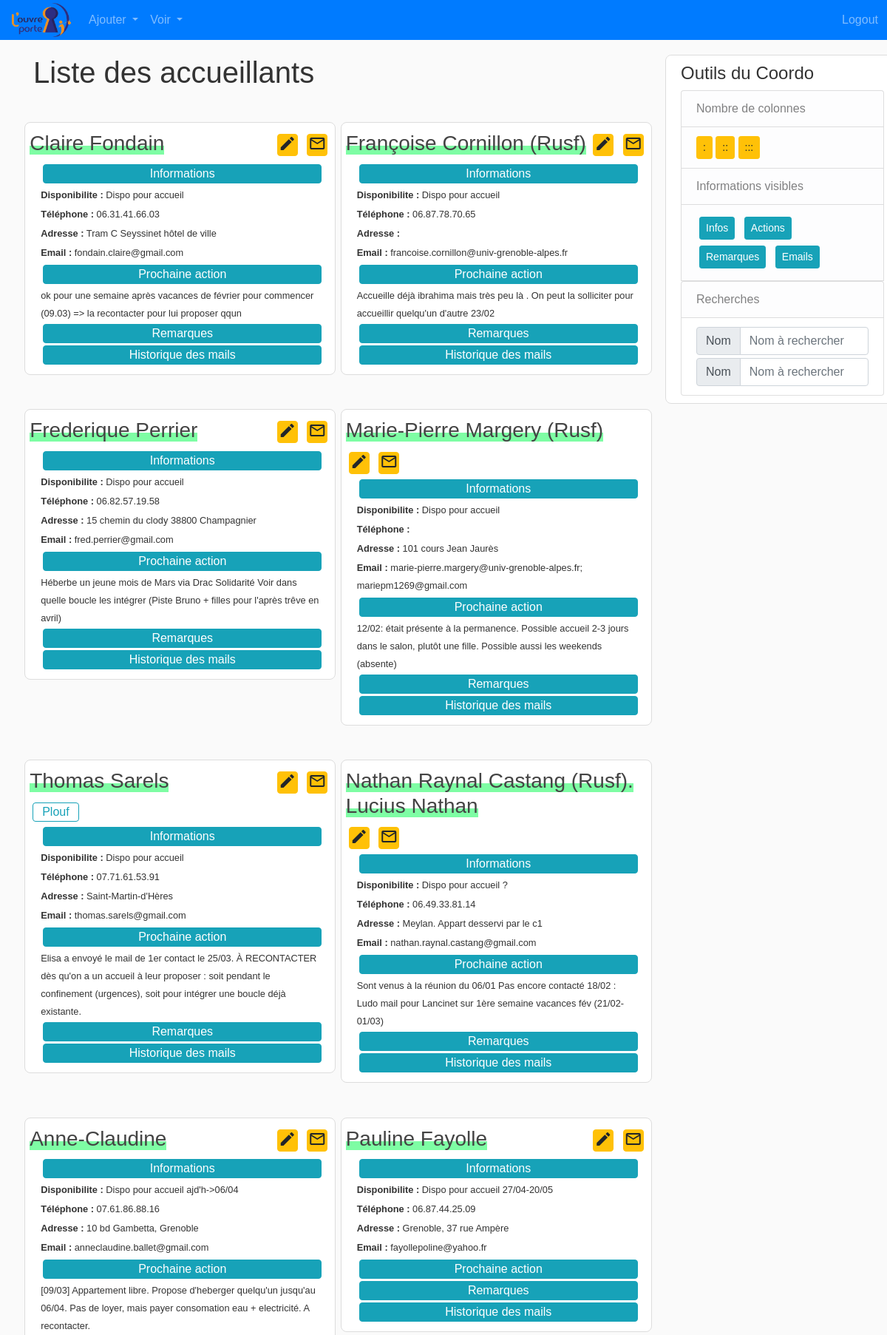
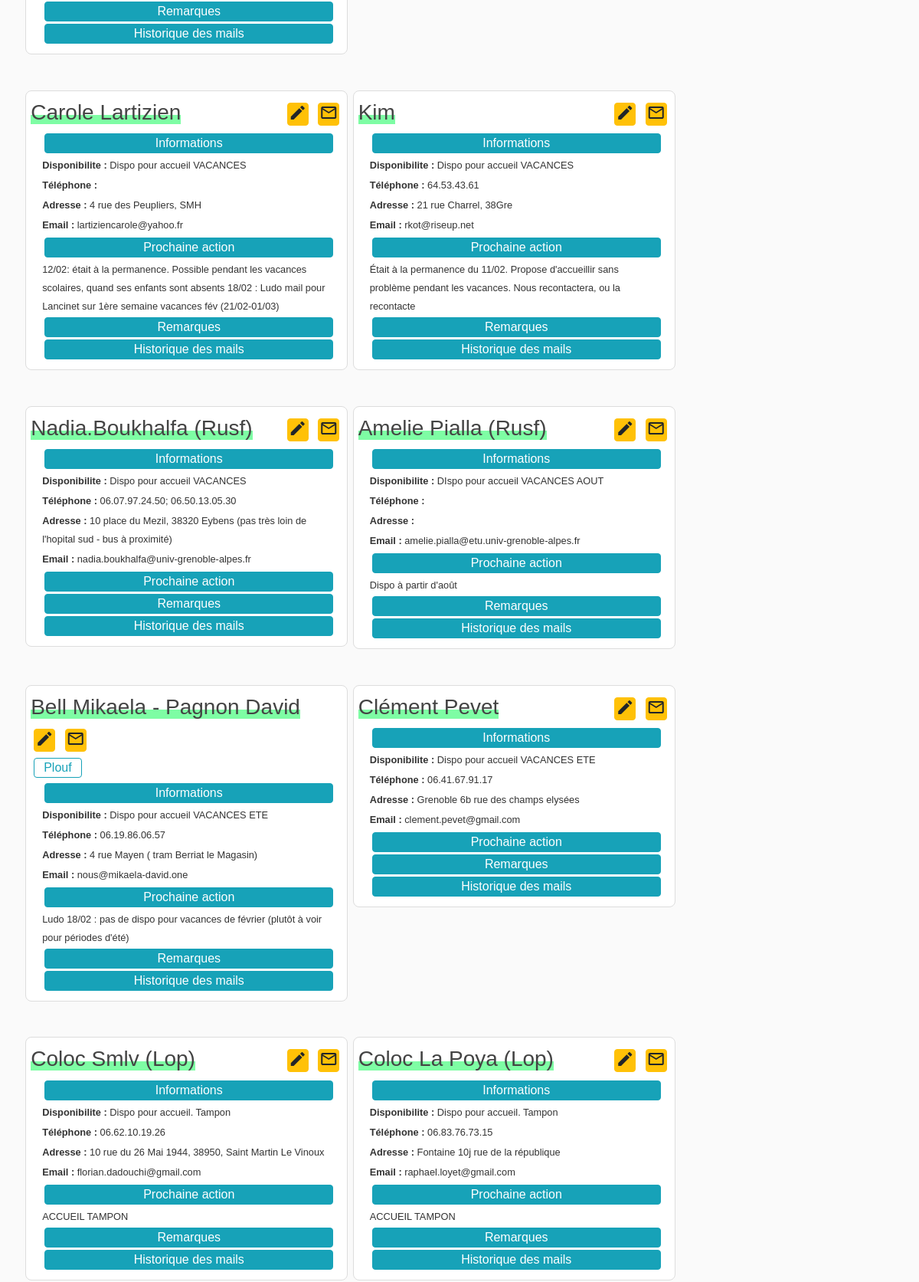
The page /liste_accueillants (signed in, upper part) on the database its author committed (2 pictures, top to bottom).
### flask_app/models.py (models this page shows, shortened)
class Accueillant(db.Model):
    __tablename__ = 'accueillants'
    id = db.Column(db.Integer, primary_key=True)
    disponibilite = db.Column(db.String(120), unique=False, nullable=True)
    nom = db.Column(db.String(120), unique=True, nullable=False)
    tel = db.Column(db.String(120), unique=False, nullable=True)
    adresse = db.Column(db.String(120), unique=False, nullable=True)
    email = db.Column(db.String(120), unique=False, nullable=True)
    next_action = db.Column(db.Text, unique=False, nullable=True)
    remarques = db.Column(db.Text, unique=False, nullable=True)
    accueillis = db.relationship("Accueilli",
                                 secondary='accueils',
                                 backref=db.backref('accueillants'))

class Accueilli(db.Model):
    __tablename__ = 'accueillis'
    id = db.Column(db.Integer, primary_key=True)
    nom = db.Column(db.String(120), unique=True, nullable=False)
    email = db.Column(db.String(120), unique=False, nullable=True)
    tel = db.Column(db.String(120), unique=False, nullable=True)
    remarques = db.Column(db.Text, unique=False, nullable=True)

### flask_app/accueillants/routes.py (the view)
@accueillants.route('/liste_accueillants')
@login_required
def liste_accueillants():
    liste_accueillants = Accueillant.query.all()
    dict_emails = get_conversations(Email_OP.query.distinct())
    return render_template('liste_accueillants.html',
                           accueillants=liste_accueillants,
                           emails=dict_emails,
                           title="Accueillants")

### flask_app/accueillants/utils_mailer.py (called while the page is built)
def get_conversations(mails_roundcube):
    liste_receivers_deep = [mail.to_ for mail in mails_roundcube]
    liste_receivers_flat = [
        receiver for tuple_ in liste_receivers_deep for receiver in tuple_]
    liste_emails = [mail.from_ for mail in mails_roundcube] + \
        liste_receivers_flat
    mail_Dict = {k: [mail for mail in mails_roundcube if (mail.from_ == k or k in mail.to_)]
                 for k in set(liste_emails)}
    mail_Dict_sorted = {k: sorted(v, key=lambda x: x.date_, reverse=True)
                        for k, v in mail_Dict.items()}
    return mail_Dict_sorted

### flask_app/models.py (called while the page is built)
@login_manager.user_loader
def load_coordinateur(coordo_id):
    return Coordinateur.query.get(int(coordo_id))

### flask_app/templates/liste_accueillants.html
{% extends "layout_logged_in.html" %}
{% block content %}
<h1>Liste des accueillants</h1>
<div class="gestion row">
    {% for accueillant in accueillants %}
    {% include 'accueillants.html' %}
    {% endfor %}
</div>
{% endblock content %}

### flask_app/templates/accueillants.html (shortened to what this page needs)
<div id="{{ accueillant.id }}" class="wrapper col-md-12 col-lg-6">
    <article class="media-custom content-section ">
        <div class="media-body">
            <div class="en-tete row">
                <h3 class="article-title "> <span class="title-custom"> {{ accueillant.nom }} </span> </h3>
                <div class="">
                    <a href="{{ url_for('accueillants.update_accueillant', acc_id=accueillant.id) }}"
                        class="btn btn-warning btn-custom m-1 py-0" role="button" style="font-size: 0.5em;"
                        aria-pressed="true">
                        <i class="material-icons orange600">edit</i>
                    </a>
                    <a href="{{ url_for('accueillants.email_accueillant', acc_id=accueillant.id) }}"
                        class="btn btn-warning btn-custom m-1 py-0" role="button" style="font-size: 0.5em;"
                        aria-pressed="true">
                        <i class="material-icons orange600 md-18">mail_outline</i>
                    </a>
                </div>
            </div>
            <div class="row">
                {% for a in accueillant.accueillis %}
                <button type="button" class="btn btn-outline-info btn-xs m-1 py-0">{{ a.nom }}</button>
                {% endfor%}
            </div>
            <div class="infos_accueillants">
                <button type="button" class="btn btn-info btn-block btn-collapse-custom" data-toggle="collapse"
                    data-target="#info-{{accueillant.id}}">Informations</button>
                <div id="info-{{accueillant.id}}" class="collapse show">
                    <div class="row">
                        <p class="p-custom col-lg-12"><small> <b>Disponibilite :</b>
                                {{ accueillant.disponibilite }}</small></p>
                        <p class="p-custom col-lg-12"><small> <b>Téléphone :</b> {{ accueillant.tel }}</small></p>
                        <p class="p-custom col-lg-12"><small> <b>Adresse :</b> {{ accueillant.adresse }} </small>
                        </p>
                        <p class="p-custom col-lg-12"><small> <b>Email :</b> {{ accueillant.email }}</small></p>
                    </div>
                </div>
            </div>
            <div class="infos_actions">
                <button type="button" class="btn btn-info btn-block btn-collapse-custom" data-toggle="collapse"
                    data-target="#action-{{accueillant.id}}">Prochaine action</button>
                <div id="action-{{accueillant.id}}" class="collapse show">
                    <small>{{ accueillant.next_action }}</small>
                </div>
            </div>
            <div class="infos_remarques">
                <button type="button" class="btn btn-info btn-block btn-collapse-custom" data-toggle="collapse"
                    data-target="#remarque-{{accueillant.id}}">Remarques</button>
            </div>
            <div class="infos_mails">
                <button type="button" class="btn btn-info btn-block btn-collapse-custom" data-toggle="collapse"
                    data-target="#emails-{{accueillant.id}}">Historique des mails</button>
                </div>
            </div>
    </article>
</div>

### flask_app/static/main.css (style rules this page uses)
body { background: #fafafa; color: #333333; font-family: Verdana, Geneva, sans-serif !important; }
h1 { margin-top: 20px; margin-bottom: 20px; }
.content-section { background: #ffffff; border-radius: 8px; border: 1px solid #dddddd; padding: 10px 20px; margin-bottom: 20px; margin-top: 20px; }
.article-title { color: #444444; }
.title-custom { background-image: linear-gradient(#fff 60%, #00fb4b81 55%); }
.btn-collapse-custom { margin: 3px; padding: 0; }
.p-custom { margin-bottom: 2px; }
.media-body { margin: 1px; }
.wrapper { padding: 0.2rem; }
.en-tete { display: flex; justify-content: space-between; align-items: flex-start; }
.btn-custom { width: 1.75rem; padding: 1px; }

### rows shown on the page
Accueillant: nom "Claire Fondain", disponibilite "Dispo pour accueil", tel "06.31.41.66.03", adresse "Tram C Seyssinet hôtel de ville", email "fondain.claire@gmail.com", next_action "ok pour une semaine après vacances de février pour commencer (09.03) => la recontacter pour lui proposer qqun"
Accueillant: nom "Françoise Cornillon (Rusf)", disponibilite "Dispo pour accueil", tel "06.87.78.70.65", email "francoise.cornillon@univ-grenoble-alpes.fr", next_action "Accueille déjà ibrahima mais très peu là . On peut la solliciter pour accueillir quelqu'un d'autre 23/02"
Accueillant: nom "Frederique Perrier", disponibilite "Dispo pour accueil", tel "06.82.57.19.58", adresse "15 chemin du clody 38800 Champagnier", email "fred.perrier@gmail.com", next_action "Héberbe un jeune mois de Mars via Drac Solidarité Voir dans quelle boucle les intégrer (Piste Bruno + filles pour l'après trêve en avril)"
Accueillant: nom "Marie-Pierre Margery (Rusf)", disponibilite "Dispo pour accueil", adresse "101 cours Jean Jaurès", email "marie-pierre.margery@univ-grenoble-alpes.fr; mariepm1269@gmail.com", next_action "12/02: était présente à la permanence. Possible accueil 2-3 jours dans le salon, plutôt une fille. Possible aussi les weekends (absente)"
Accueillant: nom "Thomas Sarels", disponibilite "Dispo pour accueil", tel "07.71.61.53.91", adresse "Saint-Martin-d'Hères", email "thomas.sarels@gmail.com", next_action "Elisa a envoyé le mail de 1er contact le 25/03. À RECONTACTER dès qu'on a un accueil à leur proposer : soit pendant le confinement (urgences), soit pour intégrer une boucle déjà existante."
Accueilli: nom "Plouf"
Accueillant: nom "Nathan Raynal Castang (Rusf). Lucius Nathan", disponibilite "Dispo pour accueil ?", tel "06.49.33.81.14", adresse "Meylan. Appart desservi par le c1", email "nathan.raynal.castang@gmail.com", next_action "Sont venus à la réunion du 06/01 Pas encore contacté 18/02 : Ludo mail pour Lancinet sur 1ère semaine vacances fév (21/02-01/03)"
Accueillant: nom "Anne-Claudine", disponibilite "Dispo pour accueil ajd'h->06/04", tel "07.61.86.88.16", adresse "10 bd Gambetta, Grenoble", email "anneclaudine.ballet@gmail.com", next_action "[09/03] Appartement libre. Propose d'heberger quelqu'un jusqu'au 06/04. Pas de loyer, mais payer consomation eau + electricité. A recontacter."
Accueillant: nom "Pauline Fayolle", disponibilite "Dispo pour accueil 27/04-20/05", tel "06.87.44.25.09", adresse "Grenoble, 37 rue Ampère", email "fayollepoline@yahoo.fr"
Accueillant: nom "Carole Lartizien", disponibilite "Dispo pour accueil VACANCES", adresse "4 rue des Peupliers, SMH", email "lartiziencarole@yahoo.fr", next_action "12/02: était à la permanence. Possible pendant les vacances scolaires, quand ses enfants sont absents 18/02 : Ludo mail pour Lancinet sur 1ère semaine vacances fév (21/02-01/03)"
Accueillant: nom "Kim", disponibilite "Dispo pour accueil VACANCES", tel "64.53.43.61", adresse "21 rue Charrel, 38Gre", email "rkot@riseup.net", next_action "Était à la permanence du 11/02. Propose d'accueillir sans problème pendant les vacances. Nous recontactera, ou la recontacte"
Accueillant: nom "Nadia.Boukhalfa (Rusf)", disponibilite "Dispo pour accueil VACANCES", tel "06.07.97.24.50; 06.50.13.05.30", adresse "10 place du Mezil, 38320 Eybens (pas très loin de l'hopital sud - bus à proximité)", email "nadia.boukhalfa@univ-grenoble-alpes.fr"
Accueillant: nom "Amelie Pialla (Rusf)", disponibilite "DIspo pour accueil VACANCES AOUT", email "amelie.pialla@etu.univ-grenoble-alpes.fr", next_action "Dispo à partir d'août"
Accueillant: nom "Bell Mikaela - Pagnon David", disponibilite "Dispo pour accueil VACANCES ETE", tel "06.19.86.06.57", adresse "4 rue Mayen ( tram Berriat le Magasin)", email "nous@mikaela-david.one", next_action "Ludo 18/02 : pas de dispo pour vacances de février (plutôt à voir pour périodes d'été)"
Accueillant: nom "Clément Pevet", disponibilite "Dispo pour accueil VACANCES ETE", tel "06.41.67.91.17", adresse "Grenoble 6b rue des champs elysées", email "clement.pevet@gmail.com"
Accueillant: nom "Coloc Smlv (Lop)", disponibilite "Dispo pour accueil. Tampon", tel "06.62.10.19.26", adresse "10 rue du 26 Mai 1944, 38950, Saint Martin Le Vinoux", email "florian.dadouchi@gmail.com", next_action "ACCUEIL TAMPON"
Accueillant: nom "Coloc La Poya (Lop)", disponibilite "Dispo pour accueil. Tampon", tel "06.83.76.73.15", adresse "Fontaine 10j rue de la république", email "raphael.loyet@gmail.com", next_action "ACCUEIL TAMPON"
